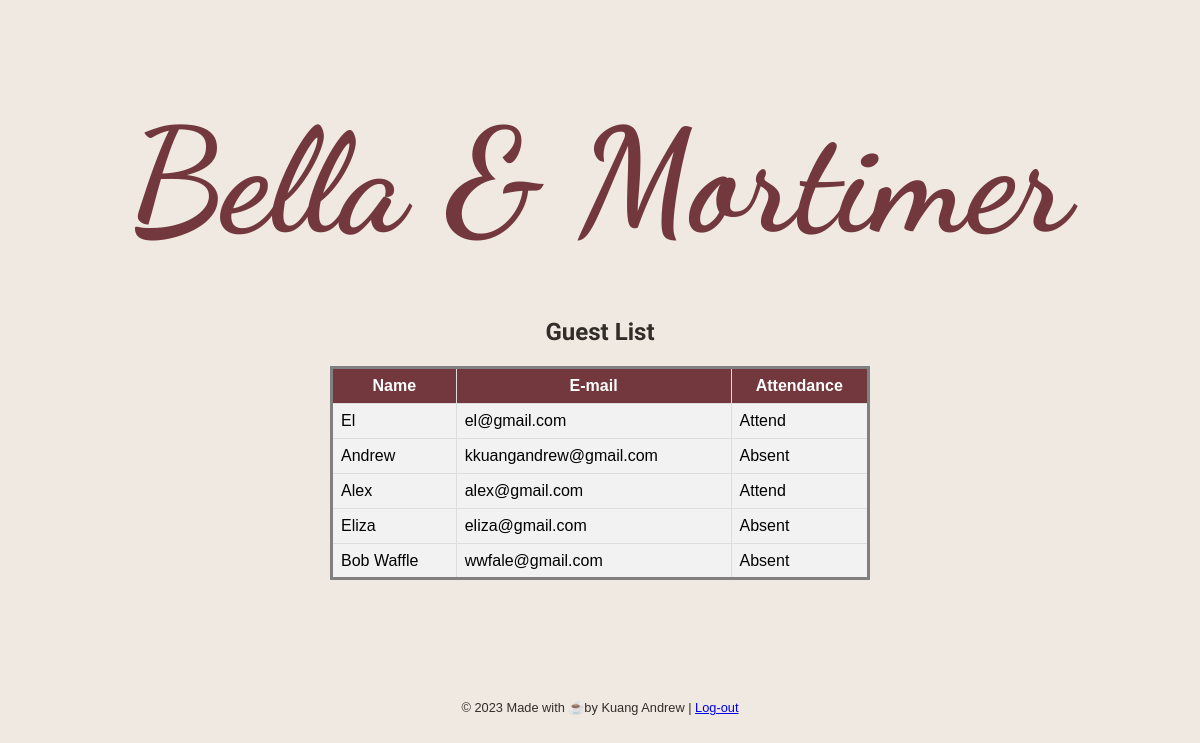
The app's page /guest-list.php (signed in) with its own data.
### tables this page shows
CREATE TABLE `guest` (
  `ID` int(6) NOT NULL,
  `fname` varchar(30) NOT NULL,
  `eemail` varchar(30) NOT NULL,
  `attendance` tinyint(1) NOT NULL
);

### guest-list.php (the view, shortened to what this page needs)
<?php
include("database-con.php");
$query = "SELECT fname, eemail, attendance FROM guest";
$result = $conn->query($query);
?>
<!DOCTYPE html>
<html lang="en">
<head>
    <link rel="stylesheet" href="style.css">
</head>
<body>
    <div class="wrap">
        <div class="heads">
            <h1 class="title" onclick="window.location='guest-list.php'">Bella & Mortimer</h1>
        </div>
        <div class="contnts">
            <h2>Guest List</h2>
           <table class="dtable">
                <tr>
                    <th>Name</th>
                    <th>E-mail</th>
                    <th>Attendance</th>
                </tr>
                <?php
                    if ($result->num_rows> 0 ){
                        $sn=1;
                        while($data = $result->fetch_assoc()){
                ?>
                <tr>
                <td><?php echo $data['fname']; ?> </td>
                <td><?php echo $data['eemail']; ?> </td>
                <td><?php echo $data['attendance']? 'Attend' : 'Absent'; ?> </td>
                <tr>
                    <?php
                    $sn++;}} else {?>
                    <tr>
                        <td colspan="8"> No Data</td>
                    </tr>
                    <?php }?>
           </table>
        </div>
    </div>
    <footer>© 2023 Made with ☕by Kuang Andrew | <a href="logout.php">Log-out</a> </footer>
</body>
</html>

### style.css (style rules this page uses)
h1 { font-family: 'Dancing Script'; color: #72383d; font-size: 9rem; text-align: center; margin-bottom: 1px; }
h2 { font-family: 'Cardo'; font-size: 1.5rem; color: #322d29; }
body { background-color: #efe9e1; font-family: Arial, Helvetica, sans-serif; text-align: center; margin-top: 20px; margin-left: auto; margin-right: auto; position: relative; }
.heads { position:relative; text-align: center; }
.contnts { margin-top: 50px; text-align: center; }
.title { cursor: pointer; }
.dtable { position: relative; border-style: solid; width: 45%; border-collapse: collapse; margin-left: auto; margin-right: auto; }
.dtable tr:nth-child(even) { background-color: #f2f2f2; }
.dtable td, .dtable th { text-align: left; border: 1px solid #ddd; padding: 8px; }
.dtable th { text-align: center; background-color: #72383d; color: white; }
footer { margin-top: 120px; font-size: 0.8rem; color: #322d29; }

### records on screen
guest: fname "El", eemail "el@gmail.com", attendance "Attend"
guest: fname "Andrew", eemail "kkuangandrew@gmail.com", attendance "Absent"
guest: fname "Alex", eemail "alex@gmail.com", attendance "Attend"
guest: fname "Eliza", eemail "eliza@gmail.com", attendance "Absent"
guest: fname "Bob Waffle", eemail "wwfale@gmail.com", attendance "Absent"
